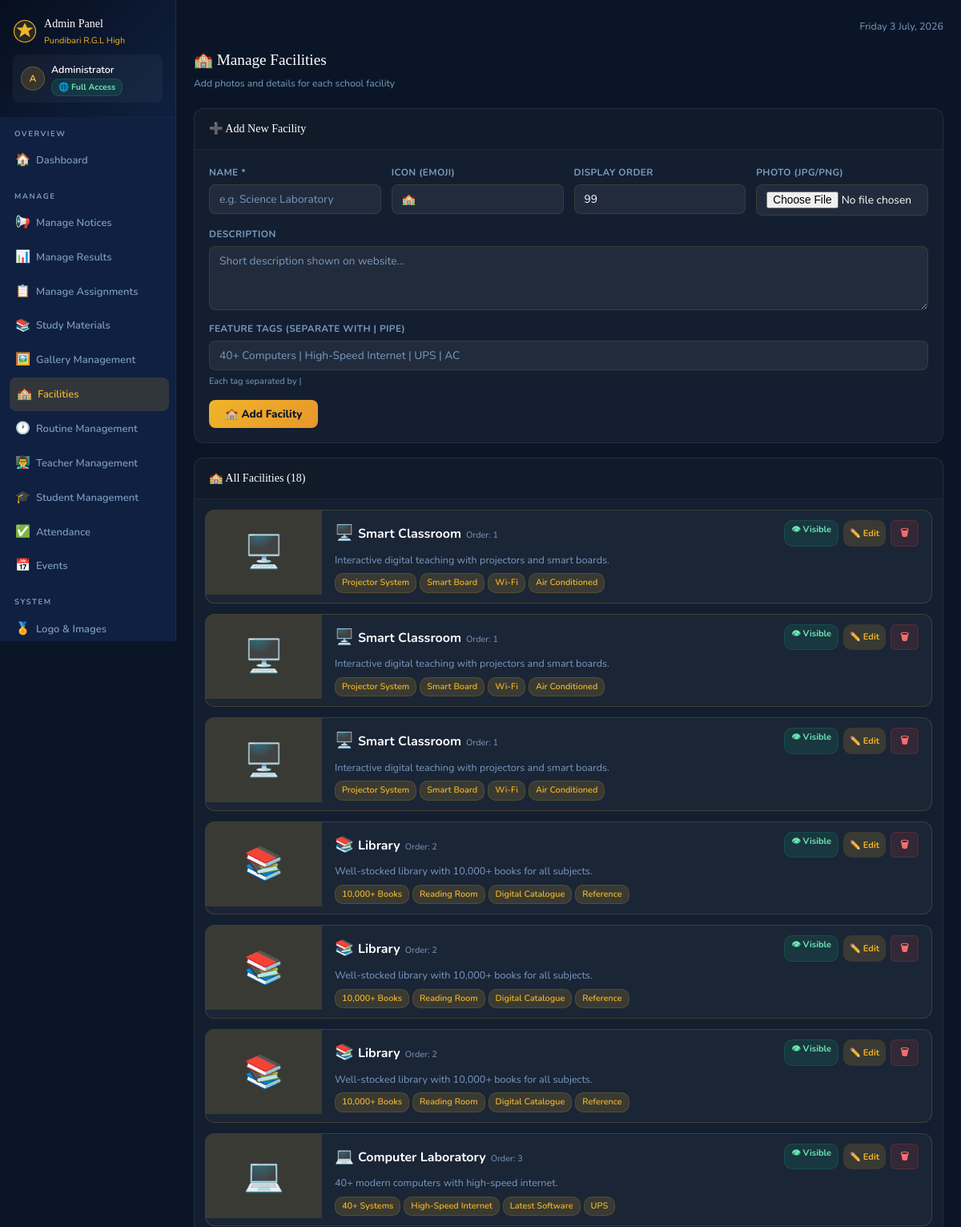
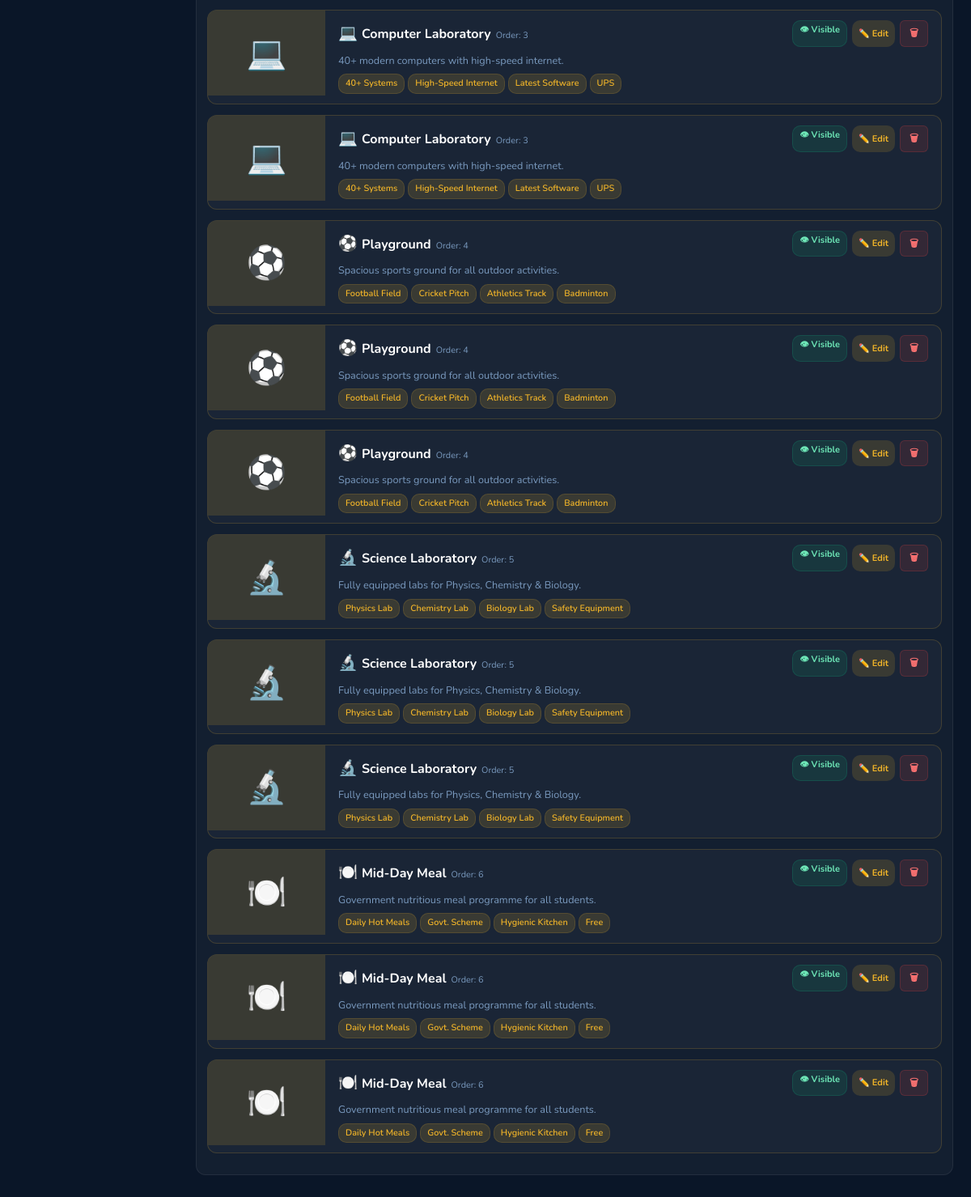
Page /admin/facilities (signed in) on the committed database (2 pictures, top to bottom).
### tables this page shows
CREATE TABLE facilities(id INTEGER PRIMARY KEY AUTOINCREMENT,
      name TEXT NOT NULL,description TEXT,details TEXT,photo TEXT,
      icon TEXT DEFAULT '🏫',sort_order INTEGER DEFAULT 99,
      is_active INTEGER DEFAULT 1,created_at TIMESTAMP DEFAULT CURRENT_TIMESTAMP);

### app.py (the view)
@app.route('/admin/facilities')
@perm_req('can_manage_facilities')
def admin_facilities():
    db=get_db(); f=db.execute("SELECT * FROM facilities ORDER BY sort_order,id").fetchall(); db.close()
    return render_template('admin_facilities.html',facilities=f)

### app.py (called while the page is built)
def cache_get(k):
    if k in _cache and _cache_ts.get(k,0)>datetime.now().timestamp():
        return _cache[k]
    return None

def get_db():
    if USE_PG:
        conn=psycopg2.connect(DATABASE_URL,cursor_factory=psycopg2.extras.RealDictCursor)
        return conn
    conn=sqlite3.connect(DB_PATH,timeout=30,check_same_thread=False)
    conn.row_factory=sqlite3.Row
    conn.execute("PRAGMA journal_mode=WAL")
    conn.execute("PRAGMA synchronous=NORMAL")
    conn.execute("PRAGMA cache_size=-32000")
    conn.execute("PRAGMA temp_store=MEMORY")
    conn.execute("PRAGMA mmap_size=268435456")
    conn.execute("PRAGMA optimize")
    return conn

def get_settings():
    cached=cache_get('settings')
    if cached: return cached
    db=get_db()
    rows=db.execute("SELECT key,value FROM settings").fetchall()
    db.close()
    r={row['key']:row['value'] for row in rows}
    cache_set('settings',r); return r

@app.context_processor
def inject_globals():
    ctx = dict(settings=get_settings(), now=datetime.now())
    if 'admin_id' in session:
        ctx['current_admin_perms'] = get_admin_perms(session['admin_id'])
        ctx['is_impersonating'] = session.get('impersonating', False)
    return ctx

def perm_req(key):
    def outer(f):
        @wraps(f)
        def d(*a, **k):
            if 'admin_id' not in session:
                return redirect(url_for('admin_login'))
            perms = get_admin_perms(session['admin_id'])
            if not perms.get(key, 0):
                flash("You don't have permission to access this section. Contact your administrator.", 'error')
                return redirect(url_for('admin_dashboard'))
            return f(*a, **k)
        return d
    return outer

@app.after_request
def _auto_log_admin_activity(response):
    try:
        ep = request.endpoint
        if ep in ADMIN_LOG_ENDPOINTS and 'admin_id' in session:
            action, detail_fn = ADMIN_LOG_ENDPOINTS[ep]
            try: detail = detail_fn()
            except Exception: detail = ''
            log_activity('admin', session['admin_id'], session.get('admin_name',''), action, detail)
    except Exception:
        pass
    return response

### templates/admin_facilities.html (shortened to what this page needs)
{% extends "admin_base.html" %}{% block title %}Facilities{% endblock %}
{% block admin_content %}
<div class="admin-topbar-row"><div><div class="admin-page-title">🏫 Manage Facilities</div><div class="admin-page-sub">Add photos and details for each school facility</div></div></div>
<div class="admin-card"><div class="admin-card-head"><div class="admin-card-title">➕ Add New Facility</div></div>
  <div class="admin-card-body"><form method="POST" action="{{ url_for('admin_add_facility') }}" enctype="multipart/form-data">
    <div class="form-grid">
      <div class="form-group"><label>Name *</label><input type="text" name="name" class="form-control" placeholder="e.g. Science Laboratory" required></div>
      <div class="form-group"><label>Icon (Emoji)</label><input type="text" name="icon" class="form-control" value="🏫" maxlength="4"></div>
      <div class="form-group"><label>Display Order</label><input type="number" name="sort_order" class="form-control" value="99" min="1"></div>
      <div class="form-group"><label>Photo (JPG/PNG)</label><input type="file" name="photo" class="form-control" accept=".jpg,.jpeg,.png,.webp,.gif"></div>
      <div class="form-group" style="grid-column:1/-1"><label>Description</label><textarea name="description" class="form-control" rows="2" placeholder="Short description shown on website..."></textarea></div>
      <div class="form-group" style="grid-column:1/-1"><label>Feature Tags (separate with | pipe)</label><input type="text" name="details" class="form-control" placeholder="40+ Computers | High-Speed Internet | UPS | AC"><small style="font-size:.69rem;color:var(--text-muted)">Each tag separated by |</small></div>
    </div>
    <div style="margin-top:13px"><button type="submit" class="btn-gold">🏫 Add Facility</button></div>
  </form></div></div>
<div class="admin-card"><div class="admin-card-head"><div class="admin-card-title">🏫 All Facilities ({{ facilities|length }})</div></div>
  <div class="admin-card-body" style="padding:13px">
    {% for f in facilities %}
    <div style="background:rgba(255,255,255,.03);border:1px solid {{ 'rgba(240,180,41,.18)' if f.is_active else 'rgba(239,68,68,.18)' }};border-radius:var(--r);overflow:hidden;margin-bottom:13px">
      <div style="display:flex;flex-wrap:wrap">
        <div style="width:145px;min-height:105px;flex-shrink:0;position:relative;overflow:hidden">
          {% if f.photo %}<img src="{{ url_for('static',filename='images/'+f.photo) }}" alt="{{ f.name }}" style="width:100%;height:105px;object-fit:cover">
          {% else %}<div style="width:100%;height:105px;display:flex;align-items:center;justify-content:center;font-size:2.5rem;background:var(--accent-glow)">{{ f.icon or '🏫' }}</div>{% endif %}
        </div>
        <div style="flex:1;padding:12px 16px">
          <div style="display:flex;justify-content:space-between;align-items:flex-start;flex-wrap:wrap;gap:6px;margin-bottom:6px">
            <div><span style="font-size:1.2rem;margin-right:5px">{{ f.icon or '🏫' }}</span><strong style="color:var(--white)">{{ f.name }}</strong><span style="margin-left:6px;font-size:.68rem;color:var(--text-muted)">Order: {{ f.sort_order }}</span></div>
            <div style="display:flex;gap:6px;flex-wrap:wrap">
              <a href="{{ url_for('admin_toggle_facility',i=f.id) }}" class="badge {{ 'badge-green' if f.is_active else 'badge-red' }}" style="cursor:pointer">{{ '👁 Visible' if f.is_active else '🙈 Hidden' }}</a>
              <button onclick="document.getElementById('ef{{ f.id }}').style.display=document.getElementById('ef{{ f.id }}').style.display==='none'?'block':'none'" class="badge badge-gold" style="cursor:pointer;border:none">✏️ Edit</button>
              <a href="{{ url_for('admin_delete_facility',i=f.id) }}" class="btn-danger" onclick="return confirm('Delete {{ f.name }}?')">🗑</a>
            </div>
          </div>
          {% if f.description %}<p style="font-size:.79rem;color:var(--text-muted);margin-bottom:6px">{{ f.description }}</p>{% endif %}
          {% if f.details %}<div style="display:flex;flex-wrap:wrap;gap:4px">{% for t in f.details.split('|') %}<span class="feature-tag">{{ t.strip() }}</span>{% endfor %}</div>{% endif %}
        </div>
      </div>
    </div>
    {% else %}<div style="text-align:center;padding:36px;color:var(--text-muted)"><div style="font-size:2.5rem;margin-bottom:10px">🏫</div><p>No facilities yet.</p></div>{% endfor %}
  </div></div>{% endblock %}

### static/css/style.css (style rules this page uses)
:root { --navy:#0a1628;--navy-mid:#0d1f3c;--navy-card:#0f2040;--navy-deep:#070f1e; --blue:#1a3560;--blue2:#1e4a8a; --accent:#f0b429;--accent2:#e8972a;--gold:linear-gradient(135deg,#f0b429,#e8972a); --accent-glow:rgba(240,180,41,.15);--gb:rgba(240,180,41,.18); --c-green:#10b981;--c-green-bg:rgba(16,185,129,.12); --c-orange:#f59e0b;--c-orange-bg:rgba(245,158,11,.12); --c-purple:#8b5cf6;--c-purple-bg:rgba(139,92,246,.12); --c-blue:#3b82f6;--c-blue-bg:rgba(59,130,246,.12); --c-red:#ef4444;--c-red-bg:rgba(239,68,68,.12); --c-teal:#06b6d4;--c-teal-bg:rgba(6,182,212,.12); --white:#fff;--text-light:#c8d8f0;--text-muted:#7a9abf; --glass:rgba(255,255,255,.05);--glass-h:rgba(255,255,255,.09); --shadow:0 8px 32px rgba(0,0,0,.5);--shadow-g:0 4px 20px rgba(240,180,41,.25); --r:12px;--rs:8px;--nav-h:68px; --fd:'Cinzel',serif;--fb:'Nunito',sans-serif; --tr:.3s cubic-bezier(.4,0,.2,1); }
*,*::before,*::after { box-sizing:border-box;margin:0;padding:0 }
html { scroll-behavior:smooth }
body { font-family:var(--fb);background:var(--navy);color:var(--text-light);line-height:1.7;overflow-x:hidden }
a { color:inherit;text-decoration:none }
button { cursor:pointer;border:none;background:none;font-family:inherit }
.admin-topbar-row { display:flex;justify-content:space-between;align-items:center;margin-bottom:20px;flex-wrap:wrap;gap:10px }
.admin-page-title { font-family:var(--fd);font-size:1.2rem;color:var(--white) }
.admin-page-sub { font-size:.76rem;color:var(--text-muted);margin-top:2px }
.admin-card { background:rgba(255,255,255,.04);border:1px solid rgba(255,255,255,.07);border-radius:var(--r);overflow:hidden;margin-bottom:18px }
.admin-card-head { padding:13px 18px;background:rgba(0,0,0,.15);border-bottom:1px solid rgba(255,255,255,.06);display:flex;justify-content:space-between;align-items:center }
.admin-card-title { font-family:var(--fd);font-size:.88rem;color:var(--white) }
.admin-card-body { padding:18px }
.form-grid { display:grid;grid-template-columns:repeat(auto-fit,minmax(200px,1fr));gap:13px }
.form-group { display:flex;flex-direction:column;gap:5px }
.form-group label { font-size:.74rem;font-weight:700;color:var(--text-muted);text-transform:uppercase;letter-spacing:.4px }
.form-control { padding:8px 12px;background:rgba(255,255,255,.06);border:1px solid rgba(240,180,41,.12);border-radius:var(--rs);color:var(--white);font-family:var(--fb);font-size:.86rem;transition:border-color var(--tr);width:100% }
.form-control::placeholder { color:var(--text-muted) }
textarea.form-control { resize:vertical;min-height:80px }
.btn-gold { padding:8px 20px;border-radius:var(--rs);background:var(--gold);color:var(--navy);font-weight:800;font-size:.84rem;transition:transform var(--tr),box-shadow var(--tr);border:none;cursor:pointer;font-family:var(--fb) }
.btn-danger { padding:5px 11px;border-radius:6px;background:rgba(239,68,68,.12);color:#f87171;border:1px solid rgba(239,68,68,.2);font-size:.76rem;font-weight:700;cursor:pointer;transition:all var(--tr);font-family:var(--fb) }
.badge { display:inline-block;padding:2px 8px;border-radius:10px;font-size:.69rem;font-weight:700 }
.badge-gold { background:var(--accent-glow);color:var(--accent);border:1px solid rgba(240,180,41,.2) }
.badge-green { background:var(--c-green-bg);color:#6ee7b7;border:1px solid rgba(16,185,129,.18) }
.feature-tag { font-size:.68rem;padding:2px 8px;border-radius:10px;background:var(--accent-glow);color:var(--accent);border:1px solid rgba(240,180,41,.15);font-weight:600 }
:root { --dev-bg:#050d1a;--dev-card:rgba(99,102,241,.08); --dev-border:rgba(99,102,241,.25);--dev-accent:#818cf8; --dev-gold:linear-gradient(135deg,#818cf8,#6366f1); }
.admin-card, .dev-card, .sc, .dev-stat, .stat-cards-row > * { animation:cardReveal .45s cubic-bezier(.22,1,.36,1) both; }
.admin-card:nth-of-type(2) { animation-delay:.10s }
.admin-card:nth-of-type(3) { animation-delay:.15s }
.sc, .dev-stat, .qa-btn, .admin-card, .dev-card, .glass-card { transition:transform .22s cubic-bezier(.34,1.56,.64,1), box-shadow .22s ease, border-color .22s ease; }
.btn-gold, .btn-outline, .btn-danger, .qa-btn, .dev-btn-anim { position:relative;overflow:hidden }

### rows in the picture
facilities: icon "🖥️", name "Smart Classroom", sort_order "1", is_active "👁 Visible", description "Interactive digital teaching with projectors and smart boards.", strip "Projector System" "Smart Board" "Wi-Fi" "Air Conditioned"
facilities: icon "🖥️", name "Smart Classroom", sort_order "1", is_active "👁 Visible", description "Interactive digital teaching with projectors and smart boards.", strip "Projector System" "Smart Board" "Wi-Fi" "Air Conditioned"
facilities: icon "🖥️", name "Smart Classroom", sort_order "1", is_active "👁 Visible", description "Interactive digital teaching with projectors and smart boards.", strip "Projector System" "Smart Board" "Wi-Fi" "Air Conditioned"
facilities: icon "📚", name "Library", sort_order "2", is_active "👁 Visible", description "Well-stocked library with 10,000+ books for all subjects.", strip "10,000+ Books" "Reading Room" "Digital Catalogue" "Reference"
facilities: icon "📚", name "Library", sort_order "2", is_active "👁 Visible", description "Well-stocked library with 10,000+ books for all subjects.", strip "10,000+ Books" "Reading Room" "Digital Catalogue" "Reference"
facilities: icon "📚", name "Library", sort_order "2", is_active "👁 Visible", description "Well-stocked library with 10,000+ books for all subjects.", strip "10,000+ Books" "Reading Room" "Digital Catalogue" "Reference"
facilities: icon "💻", name "Computer Laboratory", sort_order "3", is_active "👁 Visible", description "40+ modern computers with high-speed internet.", strip "40+ Systems" "High-Speed Internet" "Latest Software" "UPS"
facilities: icon "💻", name "Computer Laboratory", sort_order "3", is_active "👁 Visible", description "40+ modern computers with high-speed internet.", strip "40+ Systems" "High-Speed Internet" "Latest Software" "UPS"
facilities: icon "💻", name "Computer Laboratory", sort_order "3", is_active "👁 Visible", description "40+ modern computers with high-speed internet.", strip "40+ Systems" "High-Speed Internet" "Latest Software" "UPS"
facilities: icon "⚽", name "Playground", sort_order "4", is_active "👁 Visible", description "Spacious sports ground for all outdoor activities.", strip "Football Field" "Cricket Pitch" "Athletics Track" "Badminton"
facilities: icon "⚽", name "Playground", sort_order "4", is_active "👁 Visible", description "Spacious sports ground for all outdoor activities.", strip "Football Field" "Cricket Pitch" "Athletics Track" "Badminton"
facilities: icon "⚽", name "Playground", sort_order "4", is_active "👁 Visible", description "Spacious sports ground for all outdoor activities.", strip "Football Field" "Cricket Pitch" "Athletics Track" "Badminton"
facilities: icon "🔬", name "Science Laboratory", sort_order "5", is_active "👁 Visible", description "Fully equipped labs for Physics, Chemistry & Biology.", strip "Physics Lab" "Chemistry Lab" "Biology Lab" "Safety Equipment"
facilities: icon "🔬", name "Science Laboratory", sort_order "5", is_active "👁 Visible", description "Fully equipped labs for Physics, Chemistry & Biology.", strip "Physics Lab" "Chemistry Lab" "Biology Lab" "Safety Equipment"
facilities: icon "🔬", name "Science Laboratory", sort_order "5", is_active "👁 Visible", description "Fully equipped labs for Physics, Chemistry & Biology.", strip "Physics Lab" "Chemistry Lab" "Biology Lab" "Safety Equipment"
facilities: icon "🍽️", name "Mid-Day Meal", sort_order "6", is_active "👁 Visible", description "Government nutritious meal programme for all students.", strip "Daily Hot Meals" "Govt. Scheme" "Hygienic Kitchen" "Free"
facilities: icon "🍽️", name "Mid-Day Meal", sort_order "6", is_active "👁 Visible", description "Government nutritious meal programme for all students.", strip "Daily Hot Meals" "Govt. Scheme" "Hygienic Kitchen" "Free"
facilities: icon "🍽️", name "Mid-Day Meal", sort_order "6", is_active "👁 Visible", description "Government nutritious meal programme for all students.", strip "Daily Hot Meals" "Govt. Scheme" "Hygienic Kitchen" "Free"

### other values in the picture
{{ settings.school_name[:20] }} "Pundibari R.G.L High"
{{ session.admin_name[0] if session.admin_name else 'A' }} "A"
{{ session.admin_name }} "Administrator"
{{ facilities|length }} "18"
